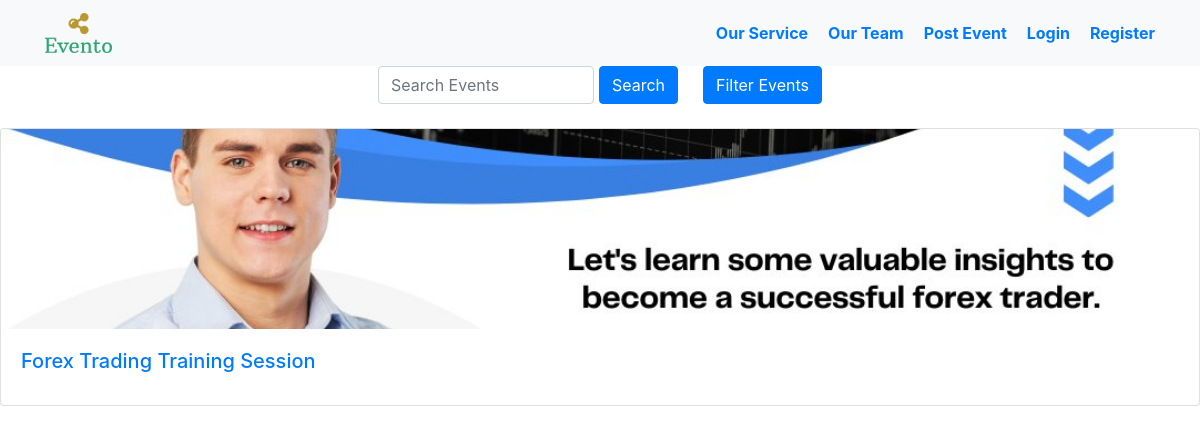
The page / on the database its author committed.
### app.py (models this page shows)
class Event(db.Model):
    id = db.Column(db.Integer, primary_key=True)
    eventname = db.Column(db.String(255), nullable=False)
    duration = db.Column(db.String(100), nullable=False)
    date = db.Column(db.String(100), nullable=False)
    location = db.Column(db.String(100), nullable=False)
    description = db.Column(db.String(1024), nullable=False)
    time = db.Column(db.String(100), nullable=False)
    organizer = db.Column(db.String(100), nullable=False)
    contactorganizer = db.Column(db.String(100), nullable=False)
    category = db.Column(db.String(100), nullable=False)
    image_path = db.Column(db.String(255), nullable=True)

### app.py (the view)
@app.route('/')
def home():
    events=Event.query.all()
    return render_template('home.html',events=events)

### templates/home.html (shortened to what this page needs)
<!DOCTYPE html>
<html lang="en">
<head>
    <link rel="stylesheet" href="https://cdn.jsdelivr.net/npm/bootstrap@4.3.1/dist/css/bootstrap.min.css">
    <body>
        <nav class="navbar navbar-expand-lg navbar-light bg-light">
            <div class="container">
                <a class="navbar-brand" href="/">
                    <img src="/static/logo/png/logo-no-background.png" height="40px" width="auto">
                </a>
                <ul>
                    <li><a href={{url_for('service')}}>Our Service</a></li>
                    <li><a href="{{ url_for('team') }}">Our Team</a></li>
                    <li><a href="{{url_for('login')}}">Post Event</a></li>
                    <li><a href="{{ url_for('login') }}">Login</a></li>
                    <li><a href="{{ url_for('register') }}">Register</a></li>
                </ul>
            </div>
        </nav>
        <div style="display: flex; justify-content: center;">
            <div style="display: flex; justify-content: center;">
                <form action="{{ url_for('search') }}" method="POST">
                    <div class="form-outline" data-mdb-input-init style="width: 300px; display: flex;">
                        <input id="search-focus" type="search" class="form-control" name="search_query" placeholder="Search Events" style="flex: 1;">
                        <button type="submit" class="btn btn-primary" style="margin-left: 5px;">Search</button>
                    </div>
                </form>
                <button style="margin-left: 25px;" class="btn btn-primary">
                    <a href="{{ url_for('filter_events') }}" style="color: white; text-decoration: none;">Filter Events</a>
                </button>
            </div>
        </div>
        <br>
{% for event in events %}
<div class="card">
    <a href="{{ url_for('event_details', event_id=event.id) }}">
        <img src="{{ url_for('static', filename='uploads/' + event.image_path) }}" class="card-img-top" alt="Event Image">
    </a>
    <div class="card-body">
        <h5 class="card-title"><a href="{{ url_for('event_details', event_id=event.id) }}">{{ event.eventname }}</a></h5>
    </div>
</div>
{% endfor %}
    </body>
    </html>

### templates/home.html (style rules this page uses)
* { margin: 0; padding: 0; box-sizing: border-box; }
nav ul { list-style-type: none; margin: 0; padding: 0; display: flex; }
nav ul li { margin-left: 20px; }
nav ul li:first-child { margin-left: 0; }
nav ul li a { text-decoration: none; color: #007bff; font-weight: bold; }
.card { margin-bottom: 20px; transition: transform 0.2s; }
.card-img-top { object-fit: cover; height: 200px; width: 100%; }

### rows shown on the page
Event: image_path (picture), eventname "Forex Trading Training Session"
